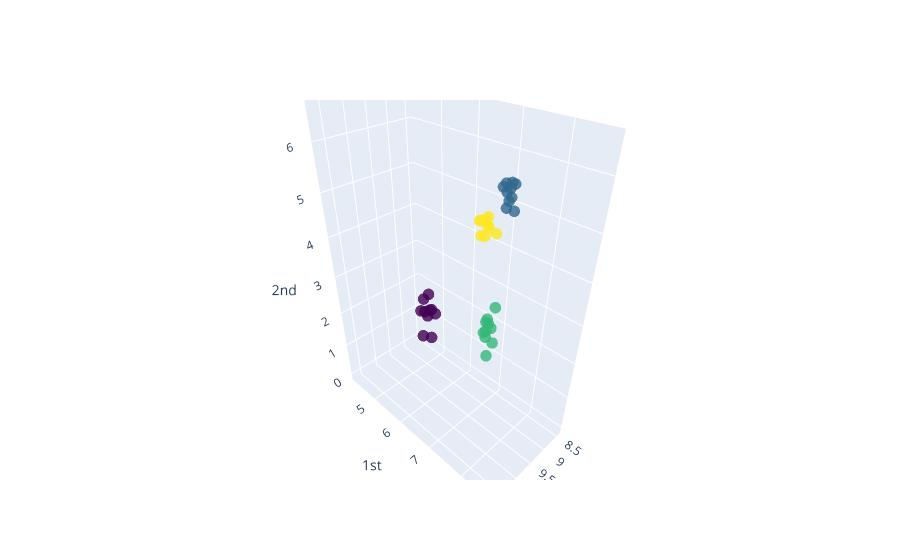

Here is the notebook cell this chart was saved with:
### Code cell
example.display_persistent_entropy()
